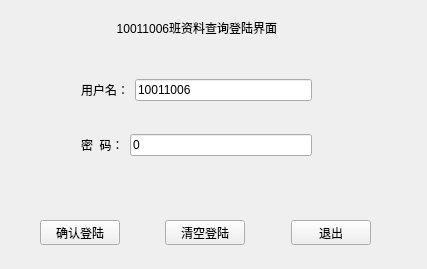
<?xml version="1.0" encoding="UTF-8"?>
<ui version="4.0">
 <class>Logic</class>
 <widget class="QWidget" name="Logic">
  <property name="geometry">
   <rect>
    <x>0</x>
    <y>0</y>
    <width>427</width>
    <height>269</height>
   </rect>
  </property>
  <property name="windowTitle">
   <string>10011006班班级管理系统登陆界面</string>
  </property>
  <widget class="QLabel" name="label_2">
   <property name="geometry">
    <rect>
     <x>110</x>
     <y>20</y>
     <width>168</width>
     <height>16</height>
    </rect>
   </property>
   <property name="text">
    <string>  10011006班资料查询登陆界面</string>
   </property>
  </widget>
  <widget class="QWidget" name="layoutWidget">
   <property name="geometry">
    <rect>
     <x>81</x>
     <y>52</y>
     <width>231</width>
     <height>131</height>
    </rect>
   </property>
   <layout class="QVBoxLayout" name="verticalLayout">
    <item>
     <layout class="QHBoxLayout" name="horizontalLayout">
      <item>
       <widget class="QLabel" name="label">
        <property name="text">
         <string>用户名：</string>
        </property>
       </widget>
      </item>
      <item>
       <widget class="QLineEdit" name="lineEdit_user">
        <property name="text">
         <string>10011006</string>
        </property>
       </widget>
      </item>
     </layout>
    </item>
    <item>
     <layout class="QHBoxLayout" name="horizontalLayout_2">
      <item>
       <widget class="QLabel" name="label_3">
        <property name="text">
         <string>密  码：</string>
        </property>
       </widget>
      </item>
      <item>
       <widget class="QLineEdit" name="lineEdit_pwd">
        <property name="text">
         <string>0</string>
        </property>
       </widget>
      </item>
     </layout>
    </item>
   </layout>
  </widget>
  <widget class="QWidget" name="layoutWidget">
   <property name="geometry">
    <rect>
     <x>40</x>
     <y>220</y>
     <width>331</width>
     <height>25</height>
    </rect>
   </property>
   <layout class="QHBoxLayout" name="horizontalLayout_3">
    <item>
     <widget class="QPushButton" name="pushButton_enter">
      <property name="text">
       <string>确认登陆</string>
      </property>
     </widget>
    </item>
    <item>
     <spacer name="horizontalSpacer">
      <property name="orientation">
       <enum>Qt::Horizontal</enum>
      </property>
      <property name="sizeHint" stdset="0">
       <size>
        <width>40</width>
        <height>20</height>
       </size>
      </property>
     </spacer>
    </item>
    <item>
     <widget class="QPushButton" name="pushButton_cancel">
      <property name="text">
       <string>清空登陆</string>
      </property>
     </widget>
    </item>
    <item>
     <spacer name="horizontalSpacer_2">
      <property name="orientation">
       <enum>Qt::Horizontal</enum>
      </property>
      <property name="sizeHint" stdset="0">
       <size>
        <width>40</width>
        <height>20</height>
       </size>
      </property>
     </spacer>
    </item>
    <item>
     <widget class="QPushButton" name="pushButton_out">
      <property name="text">
       <string>退出</string>
      </property>
     </widget>
    </item>
   </layout>
  </widget>
 </widget>
 <resources/>
 <connections/>
</ui>
